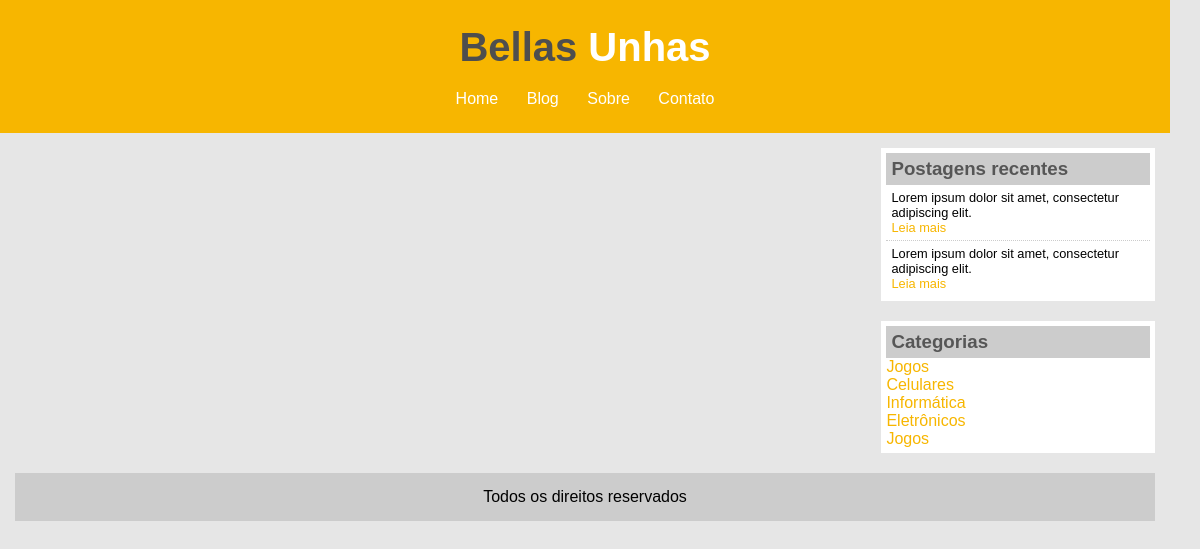
Before: /blog/ with the older database file.
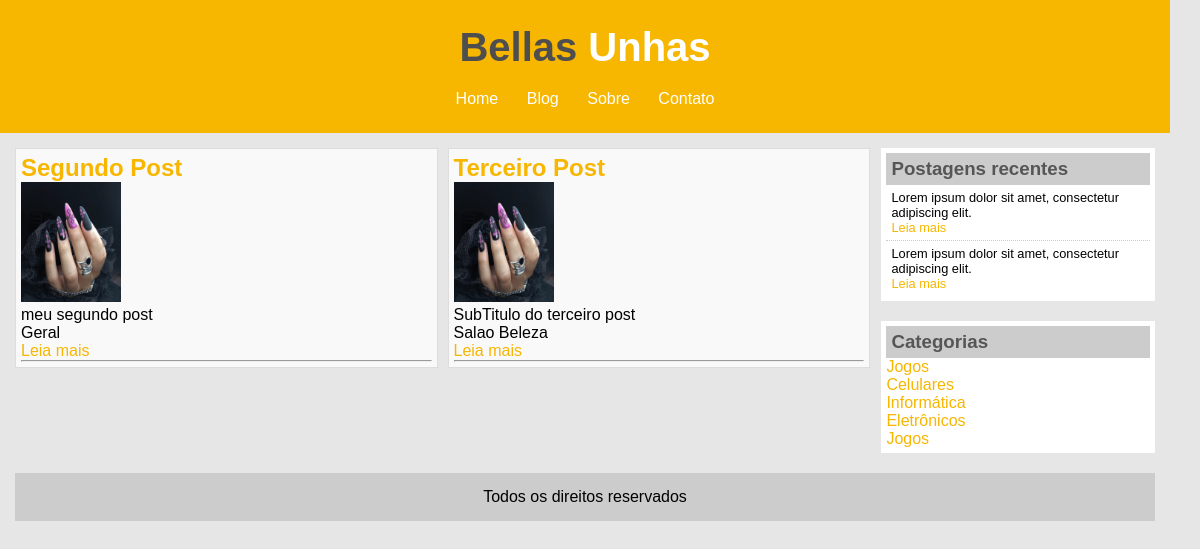
After: the same page with the newer database file.
### website/models.py (models this page shows, shortened)
class Post(models.Model):
    title = models.CharField(max_length=100)
    sub_title= models.CharField(max_length=200)
    content = models.TextField()
    categories = models.CharField(
        max_length=2,
        choices=Categories.choices,
        default=Categories.GR,
    )
    deleted = models.BooleanField(default=False)
    imagem = models.ImageField(upload_to='posts', null=True, blank=True)
    def full_name(self):
        return self.title + self.sub_title
    full_name.admin_order_field = 'title'

### website/views.py (the view)
# urls.py: path('', hello_blog, name='home_blog'),
def hello_blog(request):
      list = [
            'Django', 'Python', 'Git', 'Html',
            'Banco de Dados', 'Linux', 'Nginx', 'Uwsgi',
            'Systemclt'
      ]
      list_posts = Post.objects.filter(deleted=False)
      data ={'name': 'Curso de Django 3', 'lista_tecnologias':list,
             'posts': list_posts
             }
      return render(request, 'index.html', data)

### website/templates/index.html (shortened to what this page needs)
{% load static %}
<!DOCTYPE html>
<html>
<head>
	<link rel="stylesheet" type="text/css" href="{% static 'assets/css/estilo.css' %}">
</head>
<body>
	<div id="area-cabecalho">
		<div id="area-logo">
			<h1>Bellas <span class="branco"> Unhas</span></h1>
		</div>
		<div id="area-menu">
			<a href="/blog">Home</a>
			<a href="">Blog</a>
			<a href="{% url 'sobre' %}">Sobre</a>
			<a href="{% url 'contato' %}">Contato</a>
		</div>
	</div>
	<div id="area-principal">
		<div id="area-postagens">
			<div class="postagens-grid">
				{% for post in posts %}
					<div class="postagem">
						<h2>{{ post.title }}</h2>
						{% if post.imagem %}
							<img src="{{ post.imagem.url }}"
							alt="Imagem do post" width="100px"
							height="120px">
						{% else %}
							<img width="100px" height="120px"
							src="{% static 'images/imagem8.jpeg' %}">
						{% endif %}
						<p>
							{{ post.sub_title }}
							<br>
							{{ post.get_categories_display }}
						</p>
						<a href="{% url 'post_detail' post.id %}" class="button">Leia mais</a>
						<br>
						<hr>
					</div>
				{% endfor %}
			</div>
		</div>
		<div id="area-lateral">
			<div class="conteudo-lateral">
				<h3>Postagens recentes</h3>
				<div class="postagem-lateral">
					<p>Lorem ipsum dolor sit amet, consectetur adipiscing elit.</p>
					<a href="">Leia mais</a>
				</div>
				<div class="postagem-lateral" style="border-bottom: none;">
					<p>Lorem ipsum dolor sit amet, consectetur adipiscing elit.</p>
					<a href="">Leia mais</a>
				</div>
			</div>
			<div class="conteudo-lateral">
				<h3>Categorias</h3>
				<a href="">Jogos</a><br>
				<a href="">Celulares</a><br>
				<a href="">Informática</a><br>
				<a href="">Eletrônicos</a><br>
				<a href="">Jogos</a><br>
			</div>
		</div>
		<div id="rodape">
			Todos os direitos reservados
		</div>
	</div>
</body>
</html>

Changed rows visible on the page:
now on this page (row edited): Post: title "Segundo Post", sub_title "meu segundo post", categories "Geral"
added Post: title "Terceiro Post", sub_title "SubTitulo do terceiro post", categories "Salao Beleza"
